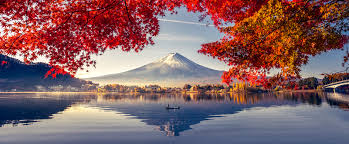
#> input picture assignment3/image.jpeg, 349 x 144 px
$ python solution.py
#> lines starting #> are read from the running program, lines starting #| are printed output that depends on the picture
# Import necessary libraries
import cv2
import numpy as np
import matplotlib.pyplot as plt

# Load the image
image = cv2.imread('image.jpeg', 0)
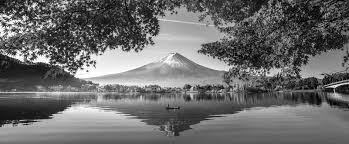
#> image: shape (144, 349); min 0, max 255, mean 107.8

# Fourier transform
f = np.fft.fft2(image)
fshift = np.fft.fftshift(f)
magnitude_spectrum = 20 * np.log(np.abs(fshift))
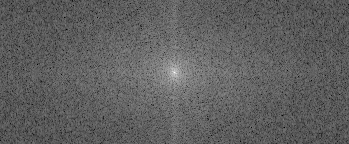
#> magnitude_spectrum: shape (144, 349) float64; min 78.96, max 310.1, mean 165.7; drawn with min black and max white

# Create Gaussian high-pass filter
rows, cols = image.shape
#> rows = 144; cols = 349
crow, ccol = rows // 2, cols // 2 # Center of the image
#> crow = 72; ccol = 174
sigma = 10  # Standard deviation of Gaussian

# Normalized coordinates
x = np.linspace(-0.5, 0.5, cols)
#> x = 349 values from -0.5 to 0.5
y = np.linspace(-0.5, 0.5, rows)
#> y = 144 values from -0.5 to 0.5

# Create a grid
x, y = np.meshgrid(x, y)
d = np.sqrt(x*x + y*y) # Euclidean distance
gaussian_hp = 1 - np.exp(-(d**2) / (2 * (sigma**2))) # Gaussian high-pass filter

# Apply the filter
fshift_filtered = fshift * gaussian_hp
magnitude_spectrum_filtered = 20 * np.log(np.abs(fshift_filtered))
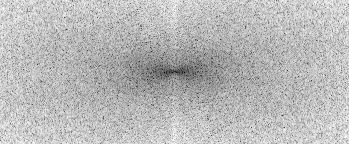
#> magnitude_spectrum_filtered: shape (144, 349) float64; min -95.81, max 59.48, mean 17.5; drawn with min black and max white

# Inverse Fourier transform
f_ishift = np.fft.ifftshift(fshift_filtered)
image_back = np.fft.ifft2(f_ishift)
image_back = np.abs(image_back)
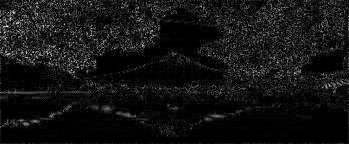
#> image_back: shape (144, 349) float64; min 3.38e-06, max 0.136, mean 0.0108; drawn with min black and max white

# Plot all the images/spectrums
plt.figure(figsize=(15, 10))

# Original Image
plt.subplot(2, 3, 1)
plt.imshow(image, cmap='gray')
plt.title('Original Image')
plt.axis('off')

# Fourier Transform (magnitude spectrum)
plt.subplot(2, 3, 2)
plt.imshow(magnitude_spectrum, cmap='gray')
plt.title('Magnitude Spectrum (Original)')
plt.axis('off')

# Gaussian High-Pass Filter
plt.subplot(2, 3, 3)
plt.imshow(gaussian_hp, cmap='gray')
plt.title('Gaussian High-Pass Filter')
plt.axis('off')

# Spectrum after applying Gaussian HP filter
plt.subplot(2, 3, 4)
plt.imshow(magnitude_spectrum_filtered, cmap='gray')
plt.title('Magnitude Spectrum (Filtered)')
plt.axis('off')

# Inverse Fourier Transform
plt.subplot(2, 3, 5)
plt.imshow(image_back, cmap='gray')
plt.title('Filtered Image (Spatial Domain)')
plt.axis('off')

# Fourier Transform of Filtered Image
f_transformed = np.fft.fftshift(np.fft.fft2(image_back))
magnitude_spectrum_transformed = 20 * np.log(np.abs(f_transformed))
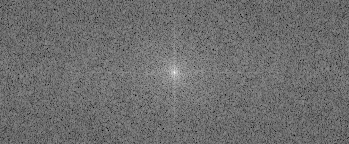
#> magnitude_spectrum_transformed: shape (144, 349) float64; min -75.62, max 125.9, mean 11.2; drawn with min black and max white
plt.subplot(2, 3, 6)
plt.imshow(magnitude_spectrum_transformed, cmap='gray')
plt.title('Magnitude Spectrum (Transformed)')
plt.axis('off')

# Save the plot to a PDF file
plt.savefig('/home/sanskar/EE604/assignment3/plot.pdf')
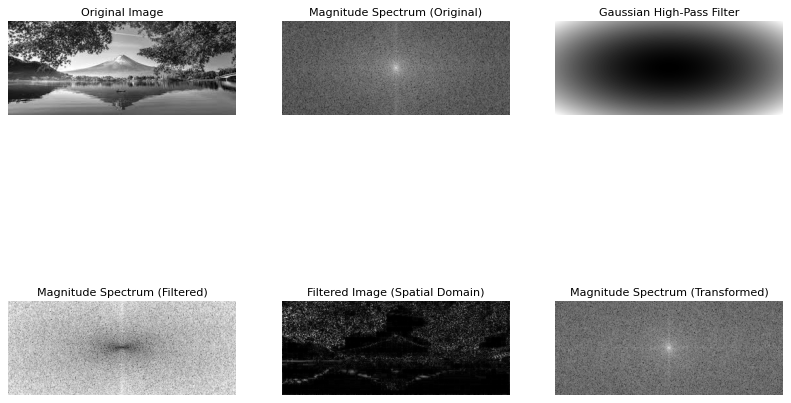
#> figure drawn by matplotlib, 6 panels
plt.show()
